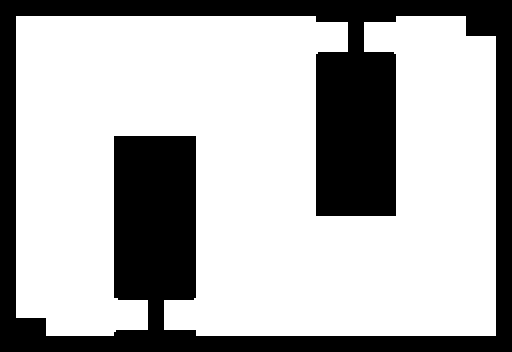
#> input picture tb3_gazebo_nav2/rm_field/maps/rmul2027_3v3_up.pgm, 512 x 352 px
$ python analyze_gap_route.py --start 1.0 1.0 --goal 1.0 1.0
#> lines starting #> are read from the running program, lines starting #| are printed output that depends on the picture; after the words box and inside, x2 and y2 are one past the last pixel; in counts of white or black regions, pixels touching at a corner belong together
#!/usr/bin/env python3
"""离线分析：两点之间"只看障碍、忽略 inflation"的最短路，及其沿途最小净空。

用途：分辨"导航绕远"到底是哪种：
  a) 地图里根本没有能过的洞（最短路最小净空 < robot_radius）→ nav2 绕路是对的；
  b) 洞能过（净空 ≥ robot_radius）但 nav2 却绕远 → inflation/cost 参数让规划器嫌弃窄道。

坐标约定 = 地图/世界坐标（x 沿东西、y 沿南北），不是图像行列；像素→世界按 map_server 约定
（图像第 0 行是 y 最大那行，本仓库 PGM 落盘时已 img[::-1]）。

用法：
  python3 analyze_gap_route.py --start 0.0 0.0 --goal 2.99 3.67
  python3 analyze_gap_route.py --start 0.0 0.0 --goal 2.99 3.67 --robot-r 0.22
"""
import argparse
import heapq
import math
import os

import numpy as np
from PIL import Image
from scipy import ndimage

HERE = os.path.dirname(os.path.abspath(__file__))
RES, OX, OY = 0.025, -6.4, -4.4


def load_free(path):
    a = np.array(Image.open(path))
#> a is the input picture: shape (352, 512); values 0 (black) and 254 (white), 68.8% white; 1 black region, box (x1, y1, x2, y2) and area: (0, 0, 512, 352) 56240
    return a, a < 80                       # 只把"占据"当障碍（unknown/free 都能走）


def world_to_rc(x, y, H):
    """世界坐标 → 图像行列（map_server 约定：第 0 行是 y 最大）。"""
    r = H - 1 - int(round((y - OY) / RES))
    c = int(round((x - OX) / RES))
    return r, c


def rc_to_world(r, c, H):
    return OX + c * RES, OY + (H - 1 - r) * RES


def dijkstra(occ, start_rc, goal_rc):
    """8 邻接 Dijkstra；返回 (路径[(r,c)...], 长度 m)。不可达返回 (None, inf)。"""
    H, W = occ.shape
    INF = float("inf")
    dist = np.full((H, W), INF)
    prev = {}
    sr, sc = start_rc
    gr, gc = goal_rc
    dist[sr, sc] = 0.0
    pq = [(0.0, sr, sc)]
    dirs = [(1, 0), (-1, 0), (0, 1), (0, -1), (1, 1), (1, -1), (-1, 1), (-1, -1)]
    while pq:
        d, r, c = heapq.heappop(pq)
        if d > dist[r, c] + 1e-12:
            continue
        if (r, c) == (gr, gc):
            path = [(r, c)]
            while path[-1] != (sr, sc):
                path.append(prev[path[-1]])
            return list(reversed(path)), d
        for dr, dc in dirs:
            nr, nc = r + dr, c + dc
            if not (0 <= nr < H and 0 <= nc < W) or occ[nr, nc]:
                continue
            nd = d + math.hypot(dr, dc) * RES
            if nd < dist[nr, nc] - 1e-12:
                dist[nr, nc] = nd
                prev[(nr, nc)] = (r, c)
                heapq.heappush(pq, (nd, nr, nc))
    return None, INF


def main():
    ap = argparse.ArgumentParser()
    ap.add_argument("--map", default=os.path.join(HERE, "maps", "rmul2027_3v3_up.pgm"))
    ap.add_argument("--start", nargs=2, type=float, required=True)
    ap.add_argument("--goal", nargs=2, type=float, required=True)
    ap.add_argument("--robot-r", type=float, default=0.22)
    ap.add_argument("--clear-min", type=float, default=0.0,
                    help="只允许净空 ≥ 该值的格子（默认 0 = 只看障碍；设 --robot-r 即模拟真实车体）")
    args = ap.parse_args()

    a, occ = load_free(args.map)
    H, W = a.shape
#> H = 352; W = 512
    clear = ndimage.distance_transform_edt(~occ) * RES
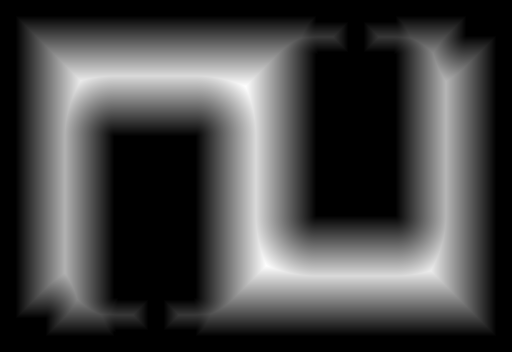
#> clear: shape (352, 512) float64; min 0, max 1.77, mean 0.472; drawn with min black and max white
    sr, sc = world_to_rc(*args.start, H)
#> sr = 135; sc = 296
    gr, gc = world_to_rc(*args.goal, H)
#> gr = 135; gc = 296
    print(f"start ({args.start[0]},{args.start[1]}) 格 ({sr},{sc}) 占={bool(occ[sr,sc])} 净空 {clear[sr,sc]:.2f} m")
#| start (1.0,1.0) 格 (135,296) 占=False 净空 0.50 m
    print(f"goal  ({args.goal[0]},{args.goal[1]}) 格 ({gr},{gc}) 占={bool(occ[gr,gc])} 净空 {clear[gr,gc]:.2f} m")
#| goal  (1.0,1.0) 格 (135,296) 占=False 净空 0.50 m
    if occ[sr, sc] or occ[gr, gc]:
        print("!! 起点或终点落在障碍里，无法分析")
        return 1
    walk = occ.copy()
    if args.clear_min > 0:
        walk = walk | (clear < args.clear_min)
    if walk[sr, sc] or walk[gr, gc]:
        print(f"!! 起点或终点净空 < {args.clear_min} m（车体放不下），规划器会失败或绕到最近可达点")
        # 打印附近净空最大处，便于给"点得太靠墙"的用户看
        k = 2
        ys, xs = np.mgrid[max(0, gr - 40):min(H, gr + 41), max(0, gc - 40):min(W, gc + 41)]
        cs = clear[ys, xs]
        ii = np.unravel_index(np.argmax(cs), cs.shape)
        r0, c0 = ys[ii], xs[ii]
        x0, y0 = rc_to_world(r0, c0, H)
        print(f"   目标附近最空的地方: ({x0:.2f},{y0:.2f}) 净空 {clear[r0,c0]:.2f} m")
        return 1
    path, L = dijkstra(walk, (sr, sc), (gr, gc))
#> path = [(135, 296)]; L = 0
    if path is None:
        print("!! 该净空要求下到不了（被障碍完全隔开）")
        return 1
    cls = [clear[r, c] for r, c in path]
#> cls = [0.5]
    k = int(np.argmin(cls))
#> k = 0
    wx, wy = rc_to_world(*path[k], H)
#> wx = 1; wy = 1
    print(f"最短路：长 {L:.2f} m，{len(path)} 格，沿途最小净空 {min(cls):.2f} m @ ({wx:.2f},{wy:.2f})")
#| 最短路：长 0.00 m，1 格，沿途最小净空 0.50 m @ (1.00,1.00)
    for fr in (0.0, 0.2, 0.4, 0.6, 0.8, 1.0):
        r, c = path[int(fr * (len(path) - 1))]
        x, y = rc_to_world(r, c, H)
        print(f"  {int(fr*100):3d}% ({x:6.2f},{y:5.2f}) 净空 {clear[r,c]:.2f} m")
#> this loop made 6 passes
#|     0% (  1.00, 1.00) 净空 0.50 m
#|    20% (  1.00, 1.00) 净空 0.50 m
#|    40% (  1.00, 1.00) 净空 0.50 m
#|    60% (  1.00, 1.00) 净空 0.50 m
#|    80% (  1.00, 1.00) 净空 0.50 m
#|   100% (  1.00, 1.00) 净空 0.50 m
    print(f"robot_radius={args.robot_r}："
          f"{'洞能过 → 绕远是规划器参数问题' if min(cls) >= args.robot_r else '洞太窄 → nav2 绕路是对的（物理上过不去）'}")
#| robot_radius=0.22：洞能过 → 绕远是规划器参数问题
    return 0


if __name__ == "__main__":
    raise SystemExit(main())
#> (the program exits here)

$ run again, with tb3_gazebo_nav2/rm_field/maps/rmul2027_3v3_fenced.pgm copied over tb3_gazebo_nav2/rm_field/maps/rmul2027_3v3_up.pgm
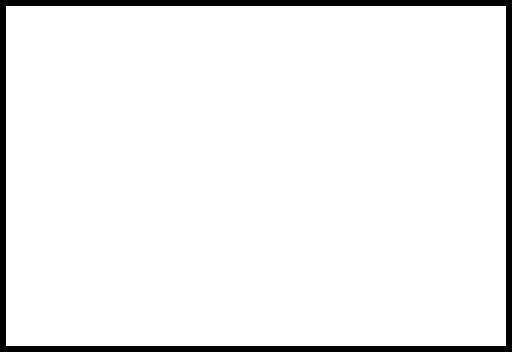
#> input picture tb3_gazebo_nav2/rm_field/maps/rmul2027_3v3_fenced.pgm, 512 x 352 px
#> in load_free, a is the input picture: shape (352, 512); values 0 (black) and 254 (white), 94.3% white; 1 black region, box (x1, y1, x2, y2) and area: (0, 0, 512, 352) 10224
#> in main, `clear = ndimage.distance_transform_edt(~occ) * RES`:
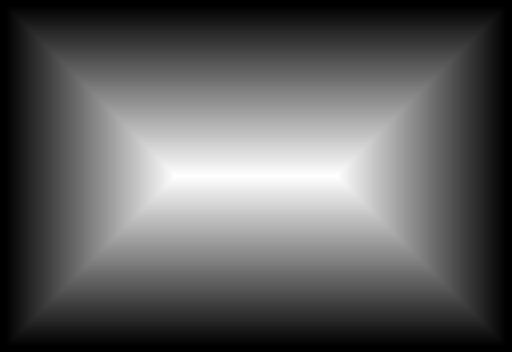
#> clear: shape (352, 512) float64; min 0, max 4.25, mean 1.56; drawn with min black and max white
#| start (1.0,1.0) 格 (135,296) 占=False 净空 3.25 m
#| goal  (1.0,1.0) 格 (135,296) 占=False 净空 3.25 m
#> path = [(135, 296)]; L = 0
#> cls = [3.25]
#> k = 0
#> wx = 1
#| 最短路：长 0.00 m，1 格，沿途最小净空 3.25 m @ (1.00,1.00)
#> the loop in main, `for fr in (0.0, 0.2, 0.4, 0.6, 0.8, 1.0):` made 6 passes
#|     0% (  1.00, 1.00) 净空 3.25 m
#|    20% (  1.00, 1.00) 净空 3.25 m
#|    40% (  1.00, 1.00) 净空 3.25 m
#|    60% (  1.00, 1.00) 净空 3.25 m
#|    80% (  1.00, 1.00) 净空 3.25 m
#> (further printed lines are left out)
#| robot_radius=0.22：洞能过 → 绕远是规划器参数问题
